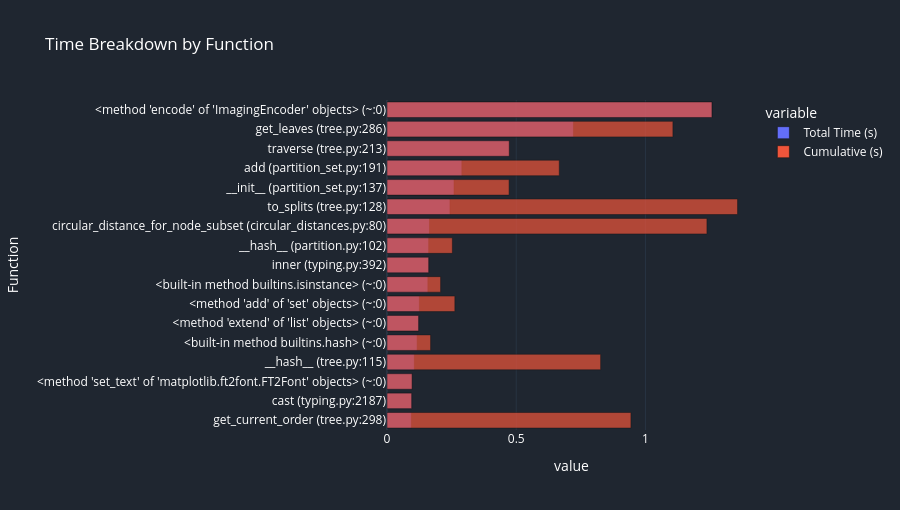
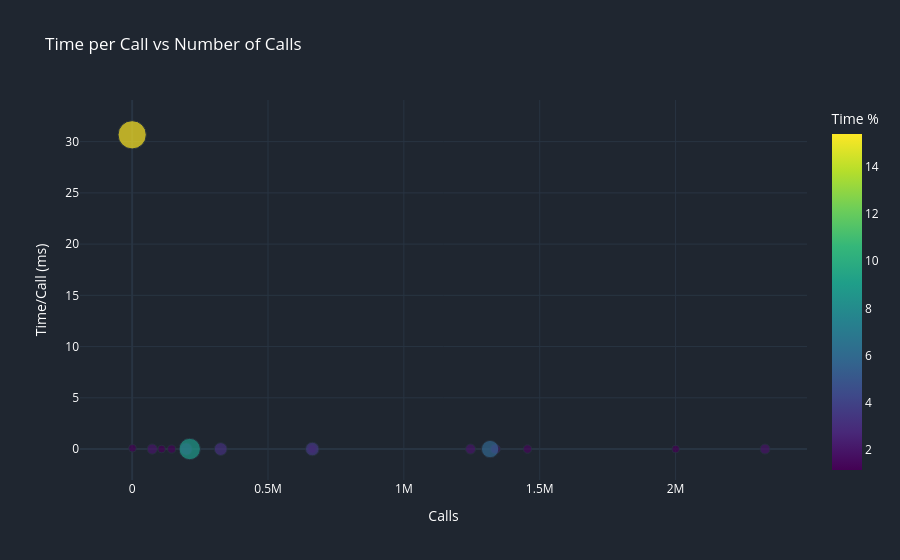
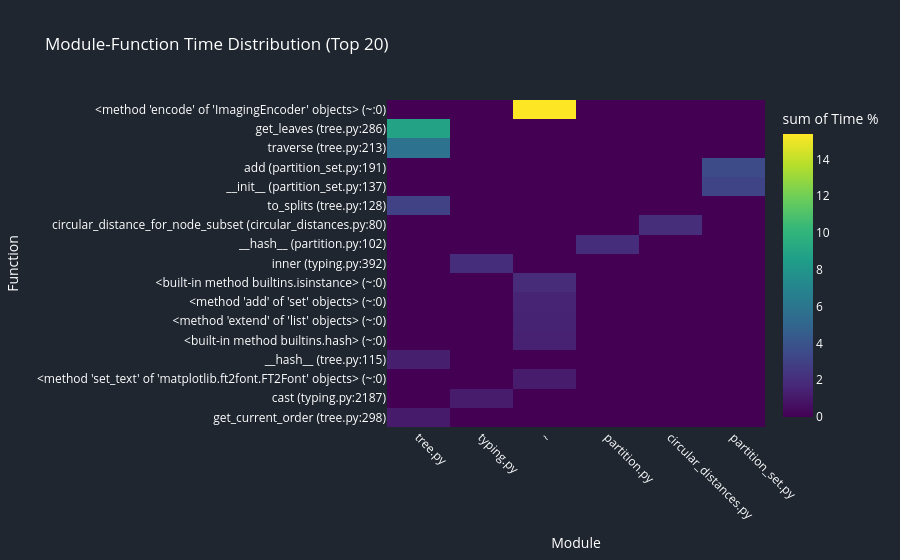

Write notebook code for charts like these, in order.
### Code cell
file_path = "./../data/five_taxa_all_permutations.newick"

profile_and_visualize(
    filepath=file_path,
    bidirectional=False,
    n_iterations=20,
)

### Figure 1 — Plotly figure (JSON) as saved in the notebook; plotly's stock layout.template omitted (floating-point values rounded to 4 significant figures)
{"data": [{"alignmentgroup": "True", "hovertemplate": "variable=Total Time (s)<br>value=%{x}<br>Function=%{y}<extra></extra>", "legendgroup": "Total Time (s)", "marker": {"color": "#636efa", "opacity": 0.7, "pattern": {"shape": ""}}, "name": "Total Time (s)", "offsetgroup": "Total Time (s)", "orientation": "h", "showlegend": true, "textposition": "auto", "type": "bar", "x": [0.09424, 0.09544, 0.09703, 0.1057, 0.1166, 0.1222, 0.1252, 0.158, 0.161, 0.1611, 0.1644, 0.2436, 0.2592, 0.2895, 0.4727, 0.7214, 1.257], "xaxis": "x", "y": ["get_current_order (tree.py:298)", "cast (typing.py:2187)", "<method 'set_text' of 'matplotlib.ft2font.FT2Font' objects> (~:0)", "__hash__ (tree.py:115)", "<built-in method builtins.hash> (~:0)", "<method 'extend' of 'list' objects> (~:0)", "<method 'add' of 'set' objects> (~:0)", "<built-in method builtins.isinstance> (~:0)", "inner (typing.py:392)", "__hash__ (partition.py:102)", "circular_distance_for_node_subset (circular_distances.py:80)", "to_splits (tree.py:128)", "__init__ (partition_set.py:137)", "add (partition_set.py:191)", "traverse (tree.py:213)", "get_leaves (tree.py:286)", "<method 'encode' of 'ImagingEncoder' objects> (~:0)"], "yaxis": "y"}, {"alignmentgroup": "True", "hovertemplate": "variable=Cumulative (s)<br>value=%{x}<br>Function=%{y}<extra></extra>", "legendgroup": "Cumulative (s)", "marker": {"color": "#EF553B", "opacity": 0.7, "pattern": {"shape": ""}}, "name": "Cumulative (s)", "offsetgroup": "Cumulative (s)", "orientation": "h", "showlegend": true, "textposition": "auto", "type": "bar", "x": [0.9438, 0.09544, 0.09703, 0.8267, 0.1687, 0.1222, 0.2625, 0.2074, 0.1613, 0.2529, 1.238, 1.356, 0.4724, 0.6666, 0.4732, 1.106, 1.257], "xaxis": "x", "y": ["get_current_order (tree.py:298)", "cast (typing.py:2187)", "<method 'set_text' of 'matplotlib.ft2font.FT2Font' objects> (~:0)", "__hash__ (tree.py:115)", "<built-in method builtins.hash> (~:0)", "<method 'extend' of 'list' objects> (~:0)", "<method 'add' of 'set' objects> (~:0)", "<built-in method builtins.isinstance> (~:0)", "inner (typing.py:392)", "__hash__ (partition.py:102)", "circular_distance_for_node_subset (circular_distances.py:80)", "to_splits (tree.py:128)", "__init__ (partition_set.py:137)", "add (partition_set.py:191)", "traverse (tree.py:213)", "get_leaves (tree.py:286)", "<method 'encode' of 'ImagingEncoder' objects> (~:0)"], "yaxis": "y"}], "layout": {"barmode": "overlay", "font": {"color": "#ffffff"}, "height": 510, "legend": {"title": {"text": "variable"}, "tracegroupgap": 0}, "paper_bgcolor": "#1f2630", "plot_bgcolor": "#1f2630", "title": {"text": "Time Breakdown by Function"}, "xaxis": {"anchor": "y", "domain": [0, 1], "title": {"text": "value"}}, "yaxis": {"anchor": "x", "domain": [0, 1], "title": {"text": "Function"}}}}

### Figure 2 — Plotly figure (JSON) as saved in the notebook; plotly's stock layout.template omitted (floating-point values rounded to 4 significant figures)
{"data": [{"customdata": [["get_current_order (tree.py:298)"], ["cast (typing.py:2187)"], ["<method 'set_text' of 'matplotlib.ft2font.FT2Font' objects> (~:0)"], ["__hash__ (tree.py:115)"], ["<built-in method builtins.hash> (~:0)"], ["<method 'extend' of 'list' objects> (~:0)"], ["<method 'add' of 'set' objects> (~:0)"], ["<built-in method builtins.isinstance> (~:0)"], ["inner (typing.py:392)"], ["__hash__ (partition.py:102)"], ["circular_distance_for_node_subset (circular_distances.py:80)"], ["to_splits (tree.py:128)"], ["__init__ (partition_set.py:137)"], ["add (partition_set.py:191)"], ["traverse (tree.py:213)"], ["get_leaves (tree.py:286)"], ["<method 'encode' of 'ImagingEncoder' objects> (~:0)"]], "hovertemplate": "Calls=%{x}<br>Time/Call (ms)=%{y}<br>Total Time (s)=%{marker.size}<br>Function=%{customdata[0]}<br>Time %=%{marker.color}<extra></extra>", "legendgroup": "", "marker": {"color": [1.153, 1.168, 1.187, 1.294, 1.427, 1.495, 1.532, 1.934, 1.971, 1.972, 2.011, 2.981, 3.172, 3.543, 5.784, 8.828, 15.39], "coloraxis": "coloraxis", "size": [0.09424, 0.09544, 0.09703, 0.1057, 0.1166, 0.1222, 0.1252, 0.158, 0.161, 0.1611, 0.1644, 0.2436, 0.2592, 0.2895, 0.4727, 0.7214, 1.257], "sizemode": "area", "sizeref": 0.003143, "symbol": "circle"}, "mode": "markers", "name": "", "orientation": "v", "showlegend": false, "type": "scatter", "x": [108407, 2000417, 1202, 145225, 1454998, 1338888, 663186, 2329296, 1336136, 1245475, 74100, 198589, 326013, 663103, 1317438, 211926, 41], "xaxis": "x", "y": [0.0008693, 4.771e-05, 0.08072, 0.000728, 8.013e-05, 9.125e-05, 0.0001888, 6.785e-05, 0.0001205, 0.0001294, 0.002218, 0.001227, 0.0007952, 0.0004367, 0.0003588, 0.003404, 30.67], "yaxis": "y"}], "layout": {"coloraxis": {"colorbar": {"title": {"text": "Time %"}}, "colorscale": [[0, "#440154"], [0.1111, "#482878"], [0.2222, "#3e4989"], [0.3333, "#31688e"], [0.4444, "#26828e"], [0.5556, "#1f9e89"], [0.6667, "#35b779"], [0.7778, "#6ece58"], [0.8889, "#b5de2b"], [1, "#fde725"]]}, "font": {"color": "#ffffff"}, "legend": {"itemsizing": "constant", "tracegroupgap": 0}, "paper_bgcolor": "#1f2630", "plot_bgcolor": "#1f2630", "title": {"text": "Time per Call vs Number of Calls"}, "xaxis": {"anchor": "y", "domain": [0, 1], "title": {"text": "Calls"}}, "yaxis": {"anchor": "x", "domain": [0, 1], "title": {"text": "Time/Call (ms)"}}}}

### Figure 3 — Plotly figure (JSON) as saved in the notebook; plotly's stock layout.template omitted (floating-point values rounded to 4 significant figures)
{"data": [{"coloraxis": "coloraxis", "histfunc": "sum", "hovertemplate": "Module=%{x}<br>Function=%{y}<br>sum of Time %=%{z}<extra></extra>", "name": "", "type": "histogram2d", "x": ["tree.py", "typing.py", "~", "tree.py", "~", "~", "~", "~", "typing.py", "partition.py", "circular_distances.py", "tree.py", "partition_set.py", "partition_set.py", "tree.py", "tree.py", "~"], "xaxis": "x", "xbingroup": "x", "y": ["get_current_order (tree.py:298)", "cast (typing.py:2187)", "<method 'set_text' of 'matplotlib.ft2font.FT2Font' objects> (~:0)", "__hash__ (tree.py:115)", "<built-in method builtins.hash> (~:0)", "<method 'extend' of 'list' objects> (~:0)", "<method 'add' of 'set' objects> (~:0)", "<built-in method builtins.isinstance> (~:0)", "inner (typing.py:392)", "__hash__ (partition.py:102)", "circular_distance_for_node_subset (circular_distances.py:80)", "to_splits (tree.py:128)", "__init__ (partition_set.py:137)", "add (partition_set.py:191)", "traverse (tree.py:213)", "get_leaves (tree.py:286)", "<method 'encode' of 'ImagingEncoder' objects> (~:0)"], "yaxis": "y", "ybingroup": "y", "z": [1.153, 1.168, 1.187, 1.294, 1.427, 1.495, 1.532, 1.934, 1.971, 1.972, 2.011, 2.981, 3.172, 3.543, 5.784, 8.828, 15.39]}], "layout": {"coloraxis": {"colorbar": {"title": {"text": "sum of Time %"}}, "colorscale": [[0, "#440154"], [0.1111, "#482878"], [0.2222, "#3e4989"], [0.3333, "#31688e"], [0.4444, "#26828e"], [0.5556, "#1f9e89"], [0.6667, "#35b779"], [0.7778, "#6ece58"], [0.8889, "#b5de2b"], [1, "#fde725"]]}, "font": {"color": "#ffffff"}, "legend": {"tracegroupgap": 0}, "paper_bgcolor": "#1f2630", "plot_bgcolor": "#1f2630", "title": {"text": "Module-Function Time Distribution (Top 20)"}, "xaxis": {"anchor": "y", "domain": [0, 1], "tickangle": 45, "title": {"text": "Module"}}, "yaxis": {"anchor": "x", "domain": [0, 1], "title": {"text": "Function"}}}}
